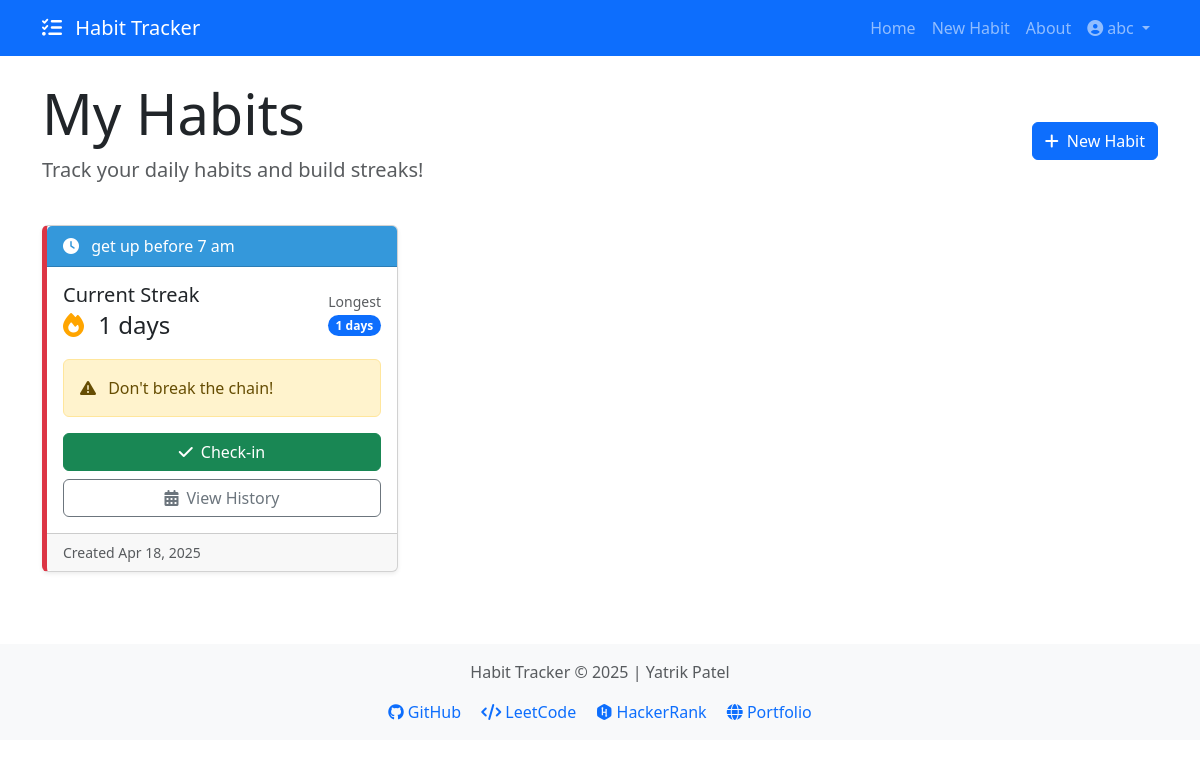
Before: /home (signed in) with the older database file.
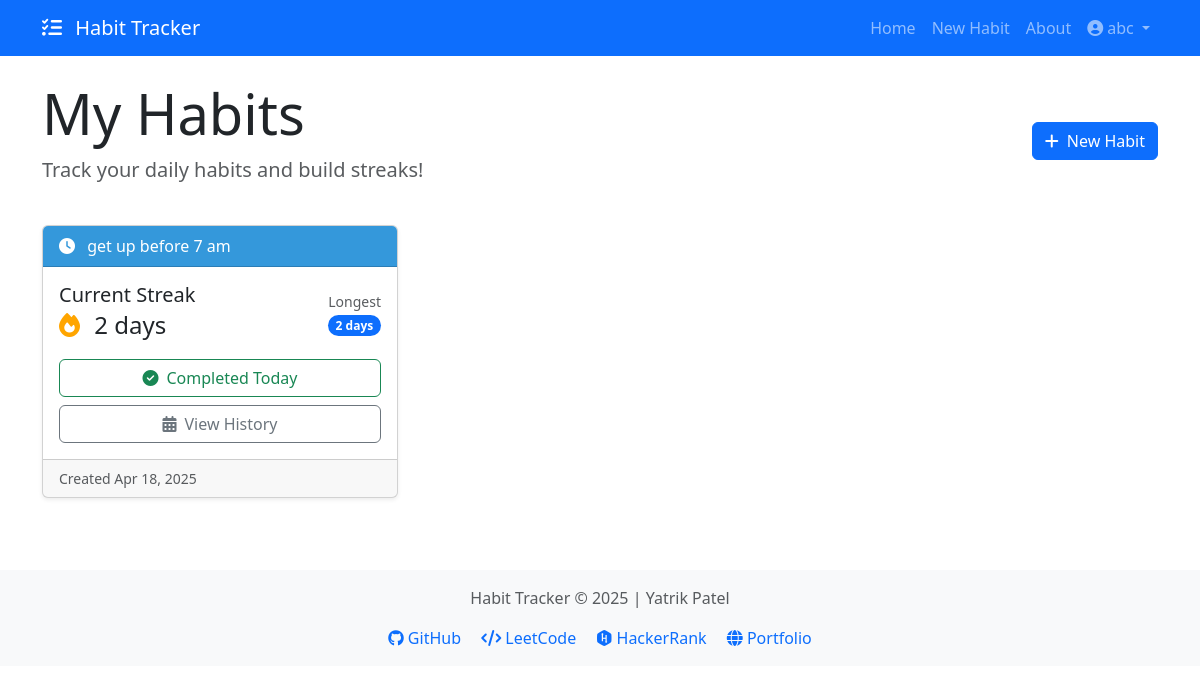
After: the same page with the newer database file.
### models.py (models this page shows, shortened)
class Habit(db.Model):
    __tablename__ = 'habits'
    id = db.Column(db.Integer, primary_key=True)
    name = db.Column(db.String(100), nullable=False)
    created_at = db.Column(db.DateTime, default=datetime.utcnow)
    color = db.Column(db.String(7), default="#3498db")  # Hex color code
    icon = db.Column(db.String(50), nullable=True)
    current_streak = db.Column(db.Integer, default=0)
    longest_streak = db.Column(db.Integer, default=0)
    user_id = db.Column(db.Integer, db.ForeignKey('users.id'), nullable=False)
    logs = db.relationship('HabitLog', backref='habit', lazy=True, cascade="all, delete-orphan")
    def is_logged_today(self):
        today = date.today()
        return any(log.date == today for log in self.logs)
    def is_at_risk(self):
        yesterday = date.today() - timedelta(days=1)
        return self.current_streak > 0 and not self.is_logged_today()

### routes/main_routes.py (the view)
@main_bp.route('/home')
@login_required
def home():
    habits = Habit.query.filter_by(user_id=current_user.id).all()
    today = date.today()
    return render_template('home.html', habits=habits, today=today)

### app.py (called while the page is built)
def create_app(config_class=Config):
    app = Flask(__name__)
    app.config.from_object(config_class)
    db.init_app(app)
    login_manager = LoginManager()
    login_manager.login_view = 'auth.login'
    login_manager.login_message_category = 'info'
    login_manager.login_message = 'Please log in to access this page.'
    login_manager.init_app(app)
    @login_manager.user_loader
    def load_user(user_id):
        return User.query.get(int(user_id))
    register_routes(app)
    with app.app_context():
        db.create_all()
    return app

### templates/home.html (shortened to what this page needs)
{% extends "base.html" %}
{% block content %}
<div class="row mb-4">
    <div class="col">
        <h1 class="display-4">My Habits</h1>
        <p class="lead text-muted">Track your daily habits and build streaks!</p>
    </div>
    <div class="col-auto align-self-center">
        <a href="{{ url_for('habit.new_habit') }}" class="btn btn-primary">
            <i class="fas fa-plus me-2"></i>New Habit
        </a>
    </div>
</div>
{% if habits %}
    <div class="row row-cols-1 row-cols-md-2 row-cols-lg-3 g-4">
        {% for habit in habits %}
            <div class="col">
                <div class="card habit-card h-100 shadow-sm {% if habit.is_at_risk() %}at-risk{% endif %}">
                    <div class="card-header" style="background-color: {{ habit.color }}; color: white;">
                        {% if habit.icon %}
                            <i class="fas fa-{{ habit.icon }} me-2"></i>
                        {% endif %}
                        {{ habit.name }}
                    </div>
                    <div class="card-body">
                        <div class="d-flex justify-content-between align-items-center mb-3">
                            <div>
                                <h5 class="card-title mb-0">Current Streak</h5>
                                <p class="card-text fs-4">
                                    <i class="fas fa-fire streak-fire me-2"></i>
                                    <span>{{ habit.current_streak }} days</span>
                                </p>
                            </div>
                            <div class="text-end">
                                <small class="text-muted d-block">Longest</small>
                                <span class="badge bg-primary rounded-pill">{{ habit.longest_streak }} days</span>
                            </div>
                        </div>
                        {% if habit.is_at_risk() %}
                            <div class="alert alert-warning mb-3">
                                <i class="fas fa-exclamation-triangle me-2"></i>
                                Don't break the chain!
                            </div>
                        {% endif %}
                        <div class="d-grid gap-2">
                            {% if not habit.is_logged_today() %}
                                <a href="{{ url_for('habit.habit_detail', id=habit.id) }}" class="btn btn-success">
                                    <i class="fas fa-check me-2"></i>Check-in
                                </a>
                            {% else %}
                                <a href="{{ url_for('habit.habit_detail', id=habit.id) }}" class="btn btn-outline-success">
                                    <i class="fas fa-check-circle me-2"></i>Completed Today
                                </a>
                            {% endif %}
                            <a href="{{ url_for('habit.habit_history', id=habit.id) }}" class="btn btn-outline-secondary">
                                <i class="fas fa-calendar-alt me-2"></i>View History
                            </a>
                        </div>
                    </div>
                    <div class="card-footer text-muted small">
                        Created {{ habit.created_at.strftime('%b %d, %Y') }}
                    </div>
                </div>
            </div>
        {% endfor %}
    </div>
{% endif %}
{% endblock %}

Changed rows visible on the page:
changed Habit "get up before 7 am": current_streak "1" → "2"; longest_streak "1" → "2"; current_streak "Don't break the chain! Check-in" → "Completed Today"
